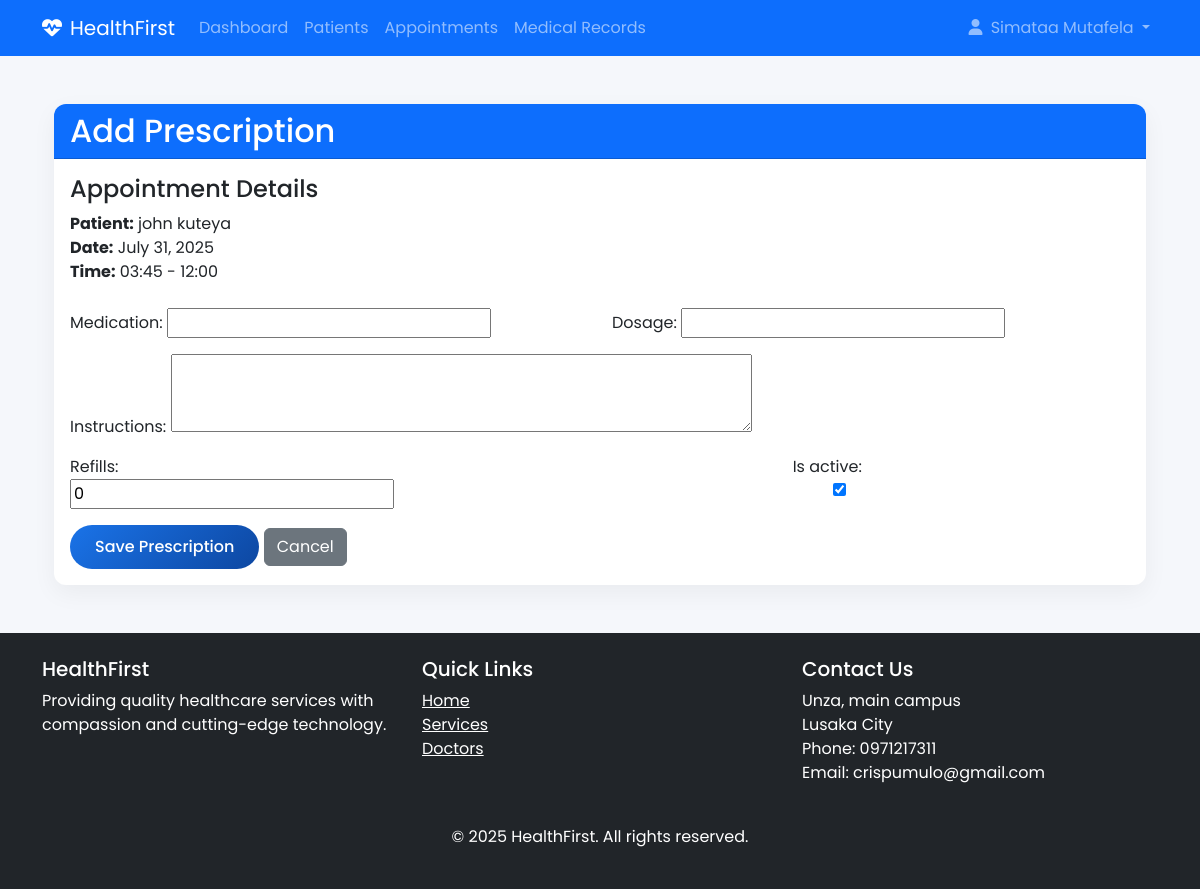
The app's page /appointments/3/prescription/ (signed in) with its own data.
### accounts/models.py (models this page shows, shortened)
class User(AbstractUser):
    USER_TYPE_CHOICES = (
        ('admin', 'Administrator'),
        ('doctor', 'Doctor'),
        ('staff', 'Staff'),
        ('patient', 'Patient'),
    )
    user_type = models.CharField(max_length=10, choices=USER_TYPE_CHOICES, default='staff')
    profile_picture = models.ImageField(upload_to='profile_pics/', blank=True, null=True)
    phone = models.CharField(max_length=20, blank=True, null=True)
    address = models.TextField(blank=True, null=True)

### appointments/models.py (models this page shows, shortened)
class Appointment(models.Model):
    STATUS_CHOICES = (
        ('pending', 'Pending'),
        ('confirmed', 'Confirmed'),
        ('completed', 'Completed'),
        ('cancelled', 'Cancelled'),
    )
    APPOINTMENT_TYPE_CHOICES = (
        ('in_person', 'In-Person'),
        ('telemedicine', 'Telemedicine'),
    )
    patient = models.ForeignKey(Patient, on_delete=models.CASCADE, related_name='appointments')
    doctor = models.ForeignKey(Doctor, on_delete=models.CASCADE, related_name='appointments')
    date = models.DateField()
    start_time = models.TimeField()
    end_time = models.TimeField()
    reason = models.TextField(blank=True, null=True)
    status = models.CharField(max_length=20, choices=STATUS_CHOICES, default='pending')
    appointment_type = models.CharField(max_length=20, choices=APPOINTMENT_TYPE_CHOICES, default='in_person')
    notes = models.TextField(blank=True, null=True)
    created_at = models.DateTimeField(auto_now_add=True)
    updated_at = models.DateTimeField(auto_now=True)
    class Meta:
        ordering = ['date', 'start_time']
        unique_together = ('doctor', 'date', 'start_time')

### patients/models.py (models this page shows, shortened)
class Patient(models.Model):
    GENDER_CHOICES = (
        ('M', 'Male'),
        ('F', 'Female'),
        ('O', 'Other'),
    )
    BLOOD_GROUP_CHOICES = (
        ('A+', 'A+'),
        ('A-', 'A-'),
        ('B+', 'B+'),
        ('B-', 'B-'),
        ('AB+', 'AB+'),
        ('AB-', 'AB-'),
        ('O+', 'O+'),
        ('O-', 'O-'),
    )
    user = models.OneToOneField(User, on_delete=models.CASCADE, related_name='patient_profile')
    date_of_birth = models.DateField(null=True, blank=True)
    gender = models.CharField(max_length=1, choices=GENDER_CHOICES, null=True, blank=True)
    blood_group = models.CharField(max_length=5, choices=BLOOD_GROUP_CHOICES, blank=True, null=True)
    height = models.CharField(max_length=10, blank=True, null=True)
    weight = models.DecimalField(max_digits=5, decimal_places=2, blank=True, null=True)
    allergies = models.TextField(blank=True, null=True)
    medical_history = models.TextField(blank=True, null=True)
    emergency_contact = models.CharField(max_length=100, blank=True, null=True)
    emergency_phone = models.CharField(max_length=20, blank=True, null=True)
    insurance_provider = models.CharField(max_length=100, blank=True, null=True)
    insurance_number = models.CharField(max_length=50, blank=True, null=True)
    created_at = models.DateTimeField(default=timezone.now)

### appointments/views.py (the view)
# urls.py: path('<int:appointment_pk>/prescription/', views.add_prescription, name='add_prescription'),
def add_prescription(request, appointment_pk):
    appointment = get_object_or_404(Appointment, pk=appointment_pk)
    if not (request.user.is_staff or hasattr(request.user, 'doctor_profile')):
        messages.error(request, "Only doctors can add prescriptions")
        return redirect('appointments:detail', pk=appointment_pk)
    if request.method == 'POST':
        form = PrescriptionForm(request.POST)
        if form.is_valid():
            prescription = form.save(commit=False)
            prescription.appointment = appointment
            prescription.save()
            messages.success(request, 'Prescription added successfully')
            return redirect('appointments:detail', pk=appointment_pk)
    else:
        form = PrescriptionForm()
    context = {
        'form': form,
        'appointment': appointment,
        'title': 'Add Prescription'
    }
    return render(request, 'appointments/prescription_form.html', context)

### appointments/forms.py
class PrescriptionForm(forms.ModelForm):
    class Meta:
        model = Prescription
        fields = ['medication', 'dosage', 'instructions', 'refills', 'is_active']
        widgets = {
            'instructions': forms.Textarea(attrs={'rows': 3}),
        }

### appointments/templates/appointments/prescription_form.html (shortened to what this page needs)
{% extends 'accounts/base.html' %}
{% block content %}
<div class="container">
    <div class="card my-4">
        <div class="card-header bg-primary text-white">
            <h2 class="mb-0">{{ title }}</h2>
        </div>
        <div class="card-body">
            <div class="mb-4">
                <h4>Appointment Details</h4>
                <p>
                    <strong>Patient:</strong> {{ appointment.patient.user.get_full_name }}<br>
                    <strong>Date:</strong> {{ appointment.date }}<br>
                    <strong>Time:</strong> {{ appointment.start_time|time:"H:i" }} - {{ appointment.end_time|time:"H:i" }}
                </p>
            </div>
            <form method="post">
                <div class="row">
                    <div class="col-md-6 mb-3">
                        {{ form.medication.label_tag }}
                        {{ form.medication }}
                    </div>
                    <div class="col-md-6 mb-3">
                        {{ form.dosage.label_tag }}
                        {{ form.dosage }}
                    </div>
                </div>
                <div class="mb-3">
                    {{ form.instructions.label_tag }}
                    {{ form.instructions }}
                </div>
                <div class="row">
                    <div class="col-md-4 mb-3">
                        {{ form.refills.label_tag }}
                        {{ form.refills }}
                    </div>
                    <div class="col-md-4 mb-3">
                    </div>
                    <div class="col-md-4 mb-3">
                        {{ form.is_active.label_tag }}
                        <div class="form-check form-switch">
                            {{ form.is_active }}
                        </div>
                    </div>
                </div>
                <button type="submit" class="btn btn-primary">Save Prescription</button>
                <a href="{% url 'appointments:detail' appointment.pk %}" class="btn btn-secondary">Cancel</a>
            </form>
        </div>
    </div>
</div>
{% endblock %}

### accounts/templates/accounts/base.html (shortened to what this page needs)
<!DOCTYPE html>
{% load static %}
<html lang="en">
<head>
    <link href="https://cdn.jsdelivr.net/npm/bootstrap@5.3.0/dist/css/bootstrap.min.css" rel="stylesheet">
    <link rel="stylesheet" href="https://cdnjs.cloudflare.com/ajax/libs/font-awesome/6.4.0/css/all.min.css">
    <link rel="stylesheet" href="{% static 'css/style.css' %}">
</head>
<body>
    <nav class="navbar navbar-expand-lg navbar-dark bg-primary sticky-top">
        <div class="container">
            <a class="navbar-brand" href="{% url 'home' %}">
                <i class="fas fa-heartbeat me-2"></i>HealthFirst
            </a>
            <div class="collapse navbar-collapse" id="navbarNav">
                <ul class="navbar-nav me-auto">
                    {% if not user.is_authenticated %}
                        <li class="nav-item">
                            <a class="nav-link" href="{% url 'home' %}">Home</a>
                        </li>
                    {% else %}
                        <li class="nav-item">
                            {% if user.user_type == patient.user %}
                                <a class="nav-link" href="{% url 'patients:patient_list' %}">Dashboard</a>
                            {% elif user.user_type == doctor.user %}
                                <a class="nav-link" href="{% url 'doctors:doctor_list' %}">Dashboard</a>
                            {% else %}
                                <a class="nav-link" href="{% url 'dashboard' %}">Dashboard</a>
                            {% endif %}
                        </li>
                        <li class="nav-item">
                            <a class="nav-link" href="{% url 'patients:patient_list' %}">Patients</a>
                        </li>
                        <li class="nav-item">
                            <a class="nav-link" href="{% url 'appointments:list' %}">Appointments</a>
                        </li>
                        <li class="nav-item">
                            <a class="nav-link" href="#">Medical Records</a>
                        </li>
                    {% endif %}
                </ul>
                <ul class="navbar-nav ms-auto">
                    {% if user.is_authenticated %}
                    <li class="nav-item dropdown">
                        <a class="nav-link dropdown-toggle" href="#" id="navbarDropdown" role="button" data-bs-toggle="dropdown">
                            <i class="fas fa-user me-1"></i> {{ user.get_full_name|default:user.username }}
                        </a>
                    </li>
                    {% endif %}
                </ul>
            </div>
        </div>
    </nav>
    <main class="container my-5">
        {% block content %}{% endblock %}
    </main>
    <footer class="bg-dark text-white py-4">
        <div class="container">
            <div class="row">
                <div class="col-md-4 mb-4">
                    <h5>HealthFirst</h5>
                    <p>Providing quality healthcare services with compassion and cutting-edge technology.</p>
                </div>
                <div class="col-md-4 mb-4">
                    <h5>Quick Links</h5>
                    <ul class="list-unstyled">
                        <li><a href="{% url 'home' %}" class="text-white">Home</a></li>
                        <li><a href="#" class="text-white">Services</a></li>
                        <li><a href="{% url 'doctors:doctor_list' %}" class="text-white">Doctors</a></li>
                    </ul>
                </div>
                <div class="col-md-4">
                    <h5>Contact Us</h5>
                    <address>
                        Unza, main campus<br>
                        Lusaka City<br>
                        Phone: 0971217311<br>
                        Email: crispumulo@gmail.com
                    </address>
                </div>
            </div>
            <div class="text-center mt-4">
                <p>&copy; 2025 HealthFirst. All rights reserved.</p>
            </div>
        </div>
    </footer>
</body>
</html>

### accounts/static/css/style.css (style rules this page uses)
:root { --primary: #1a73e8; --primary-dark: #0d47a1; --secondary: #00c853; --light: #f8f9fa; --dark: #212529; --gray: #6c757d; --light-gray: #e9ecef; --danger: #ff5252; --warning: #ffc107; }
body { font-family: 'Poppins', sans-serif; background-color: #f5f7fb; color: var(--dark); }
.card { border-radius: 15px; overflow: hidden; box-shadow: 0 5px 15px rgba(0,0,0,0.05); transition: all 0.3s ease; margin-bottom: 25px; }
.btn-primary { background: linear-gradient(135deg, var(--primary), var(--primary-dark)); border: none; padding: 10px 25px; border-radius: 30px; font-weight: 500; transition: all 0.3s ease; }
.card { border: none; border-radius: 0.75rem; box-shadow: 0 0.5rem 1.5rem rgba(0, 0, 0, 0.05); transition: all 0.3s ease; }

### records on screen
User: get_full_name "Simataa Mutafela"
Appointment: patient.user.get_full_name "john kuteya", date "July 31, 2025", start_time "03:45", end_time "12:00"

### other values on screen
{{ title }} "Add Prescription"
